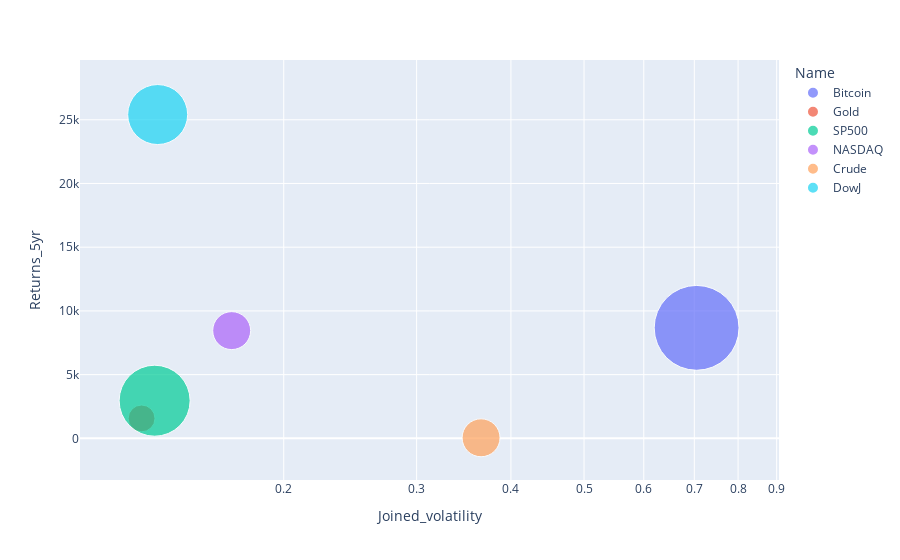

Write notebook code for a chart like this one.
### Code cell
import plotly.express as px
fig = px.scatter(dataframe, x="Joined_volatility", y="Returns_5yr",
                   #size="Avg_volume", 
                 size = [50, 5, 35, 10, 10, 25],
                 color="Name",
                 hover_name= "Returns_5yr", log_x=True, size_max=60)

fig.show()

### Figure 1 — Plotly figure (JSON) as saved in the notebook; plotly's stock layout.template omitted (floating-point values rounded to 4 significant figures)
{"data": [{"hovertemplate": "<b>%{hovertext}</b><br><br>Name=Bitcoin<br>Joined_volatility=%{x}<br>Returns_5yr=%{y}<br>size=%{marker.size}<extra></extra>", "hovertext": [8672.0], "legendgroup": "Bitcoin", "marker": {"color": "#636efa", "size": [50], "sizemode": "area", "sizeref": 0.01389, "symbol": "circle"}, "mode": "markers", "name": "Bitcoin", "orientation": "v", "showlegend": true, "type": "scatter", "x": [0.7049], "xaxis": "x", "y": [8672.0], "yaxis": "y"}, {"hovertemplate": "<b>%{hovertext}</b><br><br>Name=Gold<br>Joined_volatility=%{x}<br>Returns_5yr=%{y}<br>size=%{marker.size}<extra></extra>", "hovertext": [1564.0], "legendgroup": "Gold", "marker": {"color": "#EF553B", "size": [5], "sizemode": "area", "sizeref": 0.01389, "symbol": "circle"}, "mode": "markers", "name": "Gold", "orientation": "v", "showlegend": true, "type": "scatter", "x": [0.1296], "xaxis": "x", "y": [1564.0], "yaxis": "y"}, {"hovertemplate": "<b>%{hovertext}</b><br><br>Name=SP500<br>Joined_volatility=%{x}<br>Returns_5yr=%{y}<br>size=%{marker.size}<extra></extra>", "hovertext": [2954.0], "legendgroup": "SP500", "marker": {"color": "#00cc96", "size": [35], "sizemode": "area", "sizeref": 0.01389, "symbol": "circle"}, "mode": "markers", "name": "SP500", "orientation": "v", "showlegend": true, "type": "scatter", "x": [0.1349], "xaxis": "x", "y": [2954.0], "yaxis": "y"}, {"hovertemplate": "<b>%{hovertext}</b><br><br>Name=NASDAQ<br>Joined_volatility=%{x}<br>Returns_5yr=%{y}<br>size=%{marker.size}<extra></extra>", "hovertext": [8454], "legendgroup": "NASDAQ", "marker": {"color": "#ab63fa", "size": [10], "sizemode": "area", "sizeref": 0.01389, "symbol": "circle"}, "mode": "markers", "name": "NASDAQ", "orientation": "v", "showlegend": true, "type": "scatter", "x": [0.1706], "xaxis": "x", "y": [8454], "yaxis": "y"}, {"hovertemplate": "<b>%{hovertext}</b><br><br>Name=Crude<br>Joined_volatility=%{x}<br>Returns_5yr=%{y}<br>size=%{marker.size}<extra></extra>", "hovertext": [44.76], "legendgroup": "Crude", "marker": {"color": "#FFA15A", "size": [10], "sizemode": "area", "sizeref": 0.01389, "symbol": "circle"}, "mode": "markers", "name": "Crude", "orientation": "v", "showlegend": true, "type": "scatter", "x": [0.3652], "xaxis": "x", "y": [44.76], "yaxis": "y"}, {"hovertemplate": "<b>%{hovertext}</b><br><br>Name=DowJ<br>Joined_volatility=%{x}<br>Returns_5yr=%{y}<br>size=%{marker.size}<extra></extra>", "hovertext": [25410.0], "legendgroup": "DowJ", "marker": {"color": "#19d3f3", "size": [25], "sizemode": "area", "sizeref": 0.01389, "symbol": "circle"}, "mode": "markers", "name": "DowJ", "orientation": "v", "showlegend": true, "type": "scatter", "x": [0.1361], "xaxis": "x", "y": [25410.0], "yaxis": "y"}], "layout": {"autosize": true, "legend": {"itemsizing": "constant", "title": {"text": "Name"}, "tracegroupgap": 0}, "margin": {"t": 60}, "xaxis": {"anchor": "y", "autorange": true, "domain": [0, 1], "range": [-0.9624, -0.05034], "title": {"text": "Joined_volatility"}, "type": "log"}, "yaxis": {"anchor": "x", "autorange": true, "domain": [0, 1], "range": [-4108.0, 30960.0], "title": {"text": "Returns_5yr"}, "type": "linear"}}}
